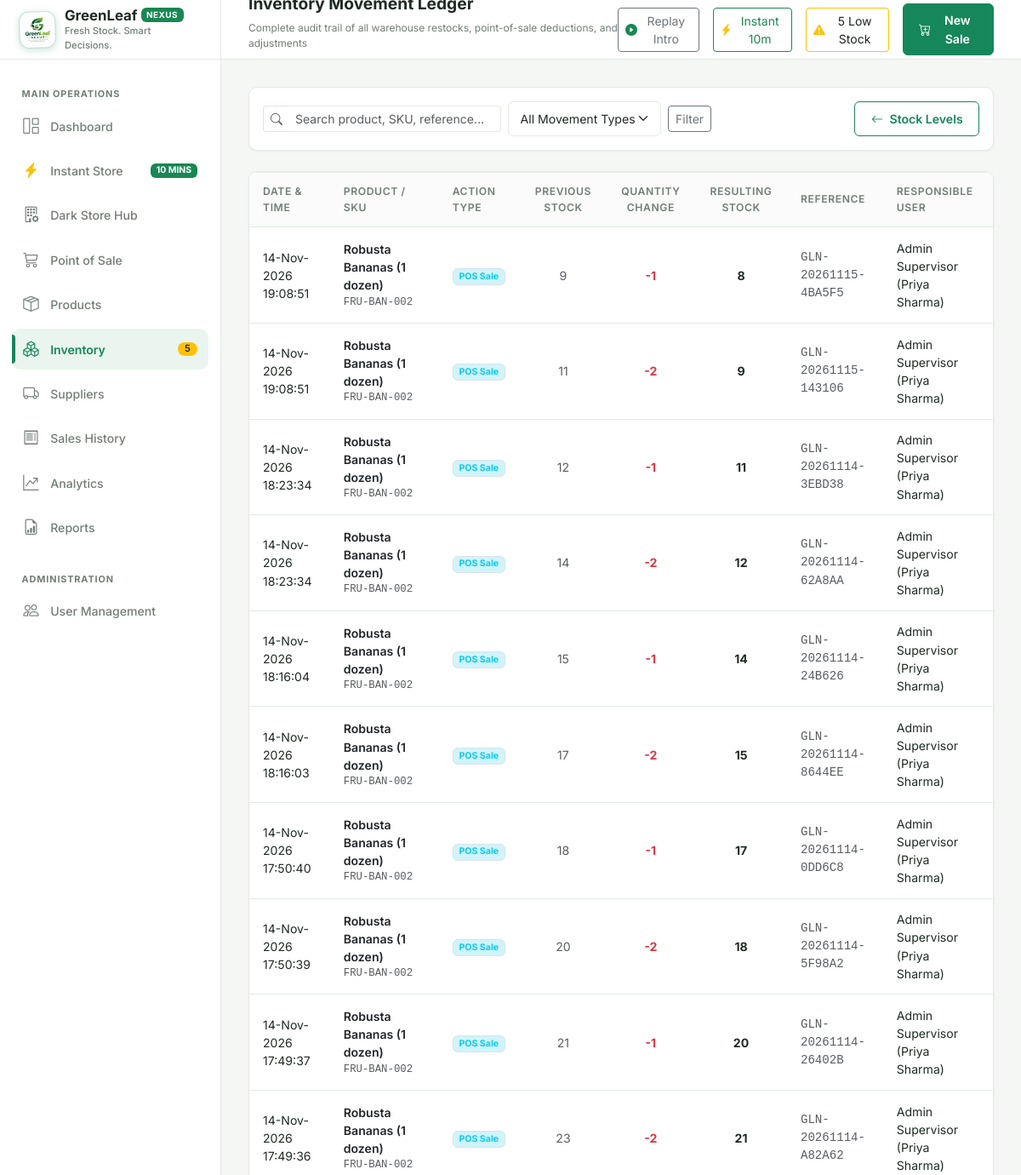
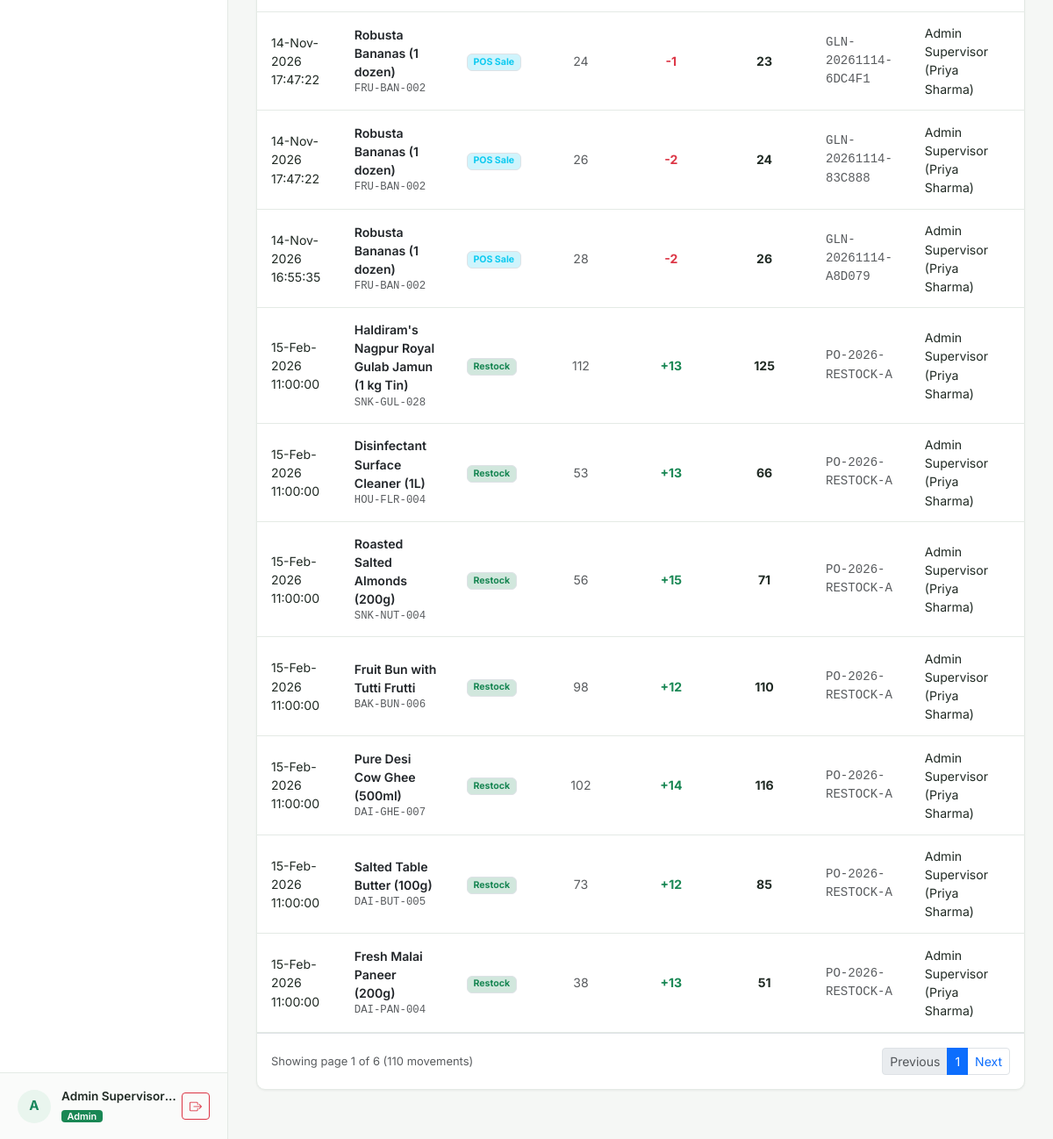
Page /inventory/movements (signed in) on the earlier database version (2 pictures, top to bottom).
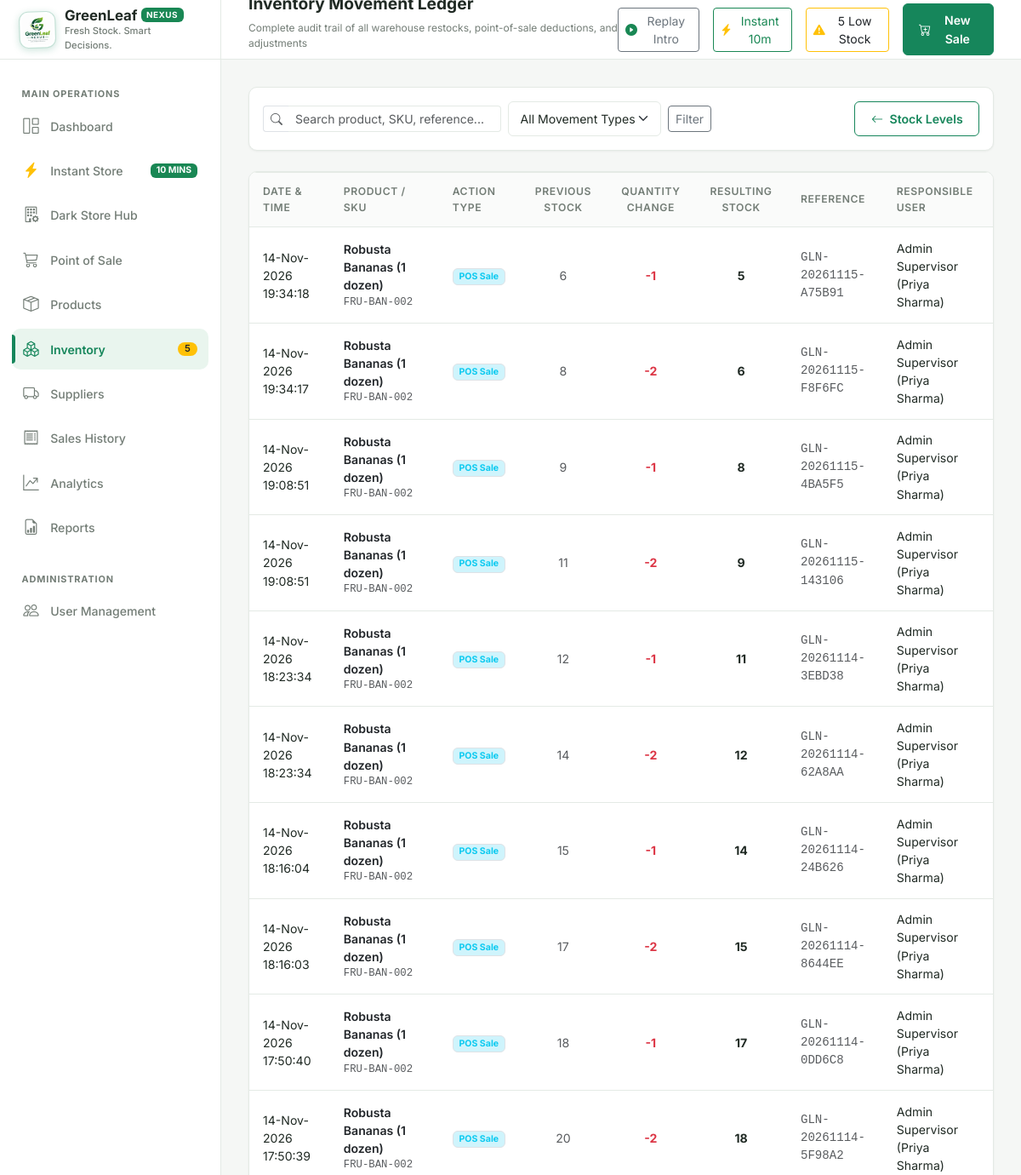
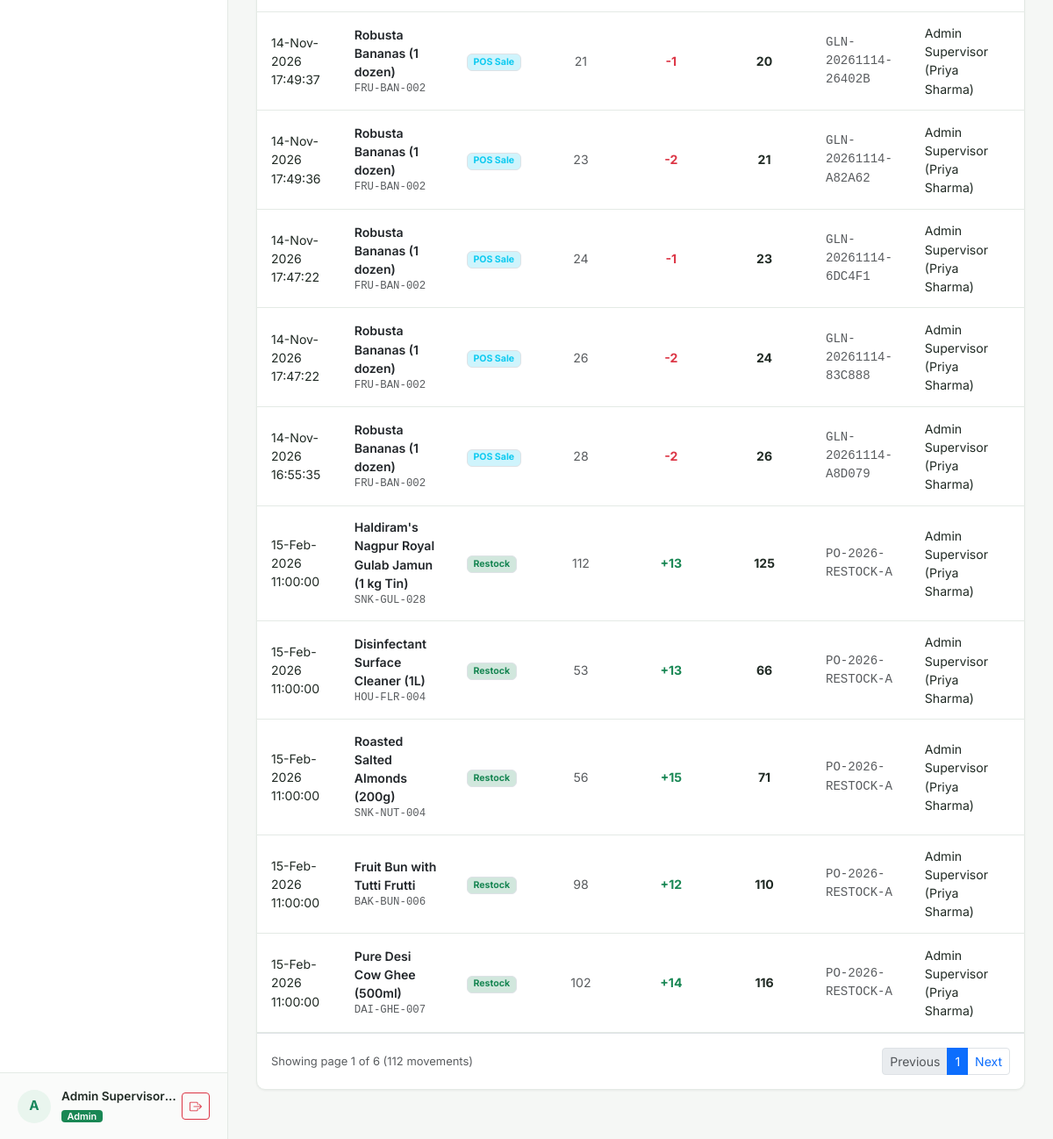
Same page on the later database version (2 pictures, top to bottom).
### models/inventory_movement.py (models this page shows, shortened)
class InventoryMovement(db.Model):
    __tablename__ = "inventory_movements"
    movement_id = db.Column(db.Integer, primary_key=True, autoincrement=True)
    product_id = db.Column(db.Integer, db.ForeignKey("products.product_id"), nullable=False, index=True)
    user_id = db.Column(db.Integer, db.ForeignKey("users.user_id"), nullable=True, index=True)
    movement_type = db.Column(db.String(30), nullable=False, index=True)  # 'sale', 'restock', 'adjustment', 'return', 'initial'
    quantity_change = db.Column(db.Integer, nullable=False)  # +ve or -ve
    previous_stock = db.Column(db.Integer, nullable=False)
    resulting_stock = db.Column(db.Integer, nullable=False)
    reference = db.Column(db.String(100), nullable=True)  # e.g., Invoice # or PO #
    notes = db.Column(db.Text, nullable=True)
    created_at = db.Column(db.DateTime, default=datetime.utcnow, nullable=False, index=True)
    product = db.relationship("Product", back_populates="movements")
    user = db.relationship("User", back_populates="movements")

### models/product.py (models this page shows, shortened)
class Product(db.Model):
    __tablename__ = "products"
    product_id = db.Column(db.Integer, primary_key=True, autoincrement=True)
    sku = db.Column(db.String(50), unique=True, nullable=False, index=True)
    barcode = db.Column(db.String(50), nullable=True, index=True)
    name = db.Column(db.String(120), nullable=False, index=True)
    description = db.Column(db.Text, nullable=True)
    category = db.Column(db.String(50), nullable=False, index=True)
    unit_price = db.Column(db.Float, nullable=False)
    cost_price = db.Column(db.Float, default=0.0, nullable=False)
    stock_qty = db.Column(db.Integer, nullable=False, default=0)
    reorder_level = db.Column(db.Integer, nullable=False, default=10)
    expiry_date = db.Column(db.Date, nullable=True)
    supplier_id = db.Column(db.Integer, db.ForeignKey("suppliers.supplier_id"), nullable=True)
    image_path = db.Column(db.String(255), nullable=True)
    is_active = db.Column(db.Boolean, default=True, nullable=False, index=True)
    created_at = db.Column(db.DateTime, default=datetime.utcnow, nullable=False)
    updated_at = db.Column(db.DateTime, default=datetime.utcnow, onupdate=datetime.utcnow, nullable=False)
    supplier = db.relationship("Supplier", back_populates="products")
    sale_items = db.relationship("SaleItem", back_populates="product", lazy="dynamic")
    movements = db.relationship("InventoryMovement", back_populates="product", lazy="dynamic")

### models/user.py (models this page shows, shortened)
class User(UserMixin, db.Model):
    __tablename__ = "users"
    user_id = db.Column(db.Integer, primary_key=True, autoincrement=True)
    username = db.Column(db.String(50), unique=True, nullable=False, index=True)
    full_name = db.Column(db.String(100), nullable=False)
    password_hash = db.Column(db.String(255), nullable=False)
    role = db.Column(db.String(20), nullable=False, default="cashier")  # 'admin' or 'cashier'
    is_active = db.Column(db.Boolean, default=True, nullable=False)
    created_at = db.Column(db.DateTime, default=datetime.utcnow, nullable=False)
    sales = db.relationship("Sale", back_populates="cashier", lazy="dynamic")
    movements = db.relationship("InventoryMovement", back_populates="user", lazy="dynamic")
    audit_logs = db.relationship("AuditLog", back_populates="user", lazy="dynamic")
    @property
    def is_admin(self):
        return self.role == "admin"

### routes/inventory.py (the view)
@inventory_bp.route("/movements")
@login_required
@admin_required
def movements():
    page = request.args.get("page", 1, type=int)
    movement_type = request.args.get("type", "").strip()
    search = request.args.get("search", "").strip()
    query = InventoryMovement.query.join(Product, InventoryMovement.product_id == Product.product_id)
    if movement_type:
        query = query.filter(InventoryMovement.movement_type == movement_type)
    if search:
        query = query.filter(
            (Product.name.ilike(f"%{search}%")) |
            (Product.sku.ilike(f"%{search}%")) |
            (InventoryMovement.reference.ilike(f"%{search}%"))
        )
    pagination = query.order_by(InventoryMovement.created_at.desc()).paginate(page=page, per_page=20, error_out=False)
    movements_list = pagination.items
    return render_template(
        "inventory/movements.html",
        movements=movements_list,
        pagination=pagination,
        movement_type=movement_type,
        search=search,
    )

### routes/auth.py (called while the page is built)
def admin_required(f):
    @wraps(f)
    def decorated_function(*args, **kwargs):
        if not current_user.is_authenticated:
            return redirect(url_for("auth.login", next=request.url))
        if not current_user.is_admin:
            flash("Access denied: Administrator privileges required.", "danger")
            return abort(403)
        return f(*args, **kwargs)
    return decorated_function

### templates/inventory/movements.html (shortened to what the changed rows need)
{% extends "base.html" %}
{% block content %}
<div class="card-custom p-0 overflow-hidden mb-4">
  <div class="table-responsive">
    <table class="table-custom mb-0">
      <thead>
        <tr>
          <th>Date & Time</th>
          <th>Product / SKU</th>
          <th>Action Type</th>
          <th class="text-center">Previous Stock</th>
          <th class="text-center">Quantity Change</th>
          <th class="text-center">Resulting Stock</th>
          <th>Reference</th>
          <th>Responsible User</th>
        </tr>
      </thead>
      <tbody>
        {% for m in movements %}
        <tr>
          <td class="small">{{ m.created_at.strftime('%d-%b-%Y %H:%M:%S') }}</td>
          <td>
            <a href="{{ url_for('products.details', product_id=m.product_id) }}" class="fw-semibold text-dark text-decoration-none">
              {{ m.product.name }}
            </a>
            <div class="text-muted small font-monospace">{{ m.product.sku }}</div>
          </td>
          <td>
            {% if m.movement_type == 'sale' %}
              <span class="badge bg-info-subtle text-info border">POS Sale</span>
            {% elif m.movement_type == 'restock' %}
              <span class="badge bg-success-subtle text-success border">Restock</span>
            {% elif m.movement_type == 'adjustment' %}
              <span class="badge bg-warning-subtle text-warning border">Adjustment</span>
            {% elif m.movement_type == 'initial' %}
              <span class="badge bg-secondary-subtle text-secondary border">Initial Stock</span>
            {% else %}
              <span class="badge bg-light text-dark border">{{ m.movement_type }}</span>
            {% endif %}
          </td>
          <td class="text-center text-muted">{{ m.previous_stock }}</td>
          <td class="text-center fw-bold {% if m.quantity_change > 0 %}text-success{% else %}text-danger{% endif %}">
            {% if m.quantity_change > 0 %}+{{ m.quantity_change }}{% else %}{{ m.quantity_change }}{% endif %}
          </td>
          <td class="text-center fw-bold">{{ m.resulting_stock }}</td>
          <td class="small font-monospace text-muted">{{ m.reference or m.notes or '—' }}</td>
          <td class="small">{{ m.user.full_name if m.user else 'System' }}</td>
        </tr>
        {% else %}
        <tr>
          <td colspan="8" class="text-center text-muted py-5">No movement records match the query.</td>
        </tr>
        {% endfor %}
      </tbody>
    </table>
  </div>
  {% if pagination.pages > 1 %}
  <div class="p-3 border-top d-flex align-items-center justify-content-between">
    <div class="text-muted small">
      Showing page {{ pagination.page }} of {{ pagination.pages }} ({{ pagination.total }} movements)
    </div>
    <ul class="pagination pagination-sm mb-0">
      <li class="page-item {% if not pagination.has_prev %}disabled{% endif %}">
        <a class="page-link" href="{{ url_for('inventory.movements', page=pagination.prev_num, search=search, type=movement_type) }}">Previous</a>
      </li>
      <li class="page-item active"><span class="page-link">{{ pagination.page }}</span></li>
      <li class="page-item {% if not pagination.has_next %}disabled{% endif %}">
        <a class="page-link" href="{{ url_for('inventory.movements', page=pagination.next_num, search=search, type=movement_type) }}">Next</a>
      </li>
    </ul>
  </div>
  {% endif %}
</div>
{% endblock %}

Differences in the rows shown:
no longer on this page (row unchanged): InventoryMovement: created_at "15-Feb-2026 11:00:00", product.name "Salted Table Butter (100g)", product.sku "DAI-BUT-005", movement_type "Restock", previous_stock "73", quantity_change "12", resulting_stock "85", reference "PO-2026-RESTOCK-A", user "Admin Supervisor (Priya Sharma)"
no longer on this page (row unchanged): InventoryMovement: created_at "15-Feb-2026 11:00:00", product.name "Fresh Malai Paneer (200g)", product.sku "DAI-PAN-004", movement_type "Restock", previous_stock "38", quantity_change "13", resulting_stock "51", reference "PO-2026-RESTOCK-A", user "Admin Supervisor (Priya Sharma)"
added InventoryMovement: created_at "14-Nov-2026 19:34:18", product.name "Robusta Bananas (1 dozen)", product.sku "FRU-BAN-002", movement_type "POS Sale", previous_stock "6", quantity_change "-1", resulting_stock "5", reference "GLN-20261115-A75B91", user "Admin Supervisor (Priya Sharma)"
added InventoryMovement: created_at "14-Nov-2026 19:34:17", product.name "Robusta Bananas (1 dozen)", product.sku "FRU-BAN-002", movement_type "POS Sale", previous_stock "8", quantity_change "-2", resulting_stock "6", reference "GLN-20261115-F8F6FC", user "Admin Supervisor (Priya Sharma)"
Other differences:
{{ pagination.total }}: "110" → "112"
